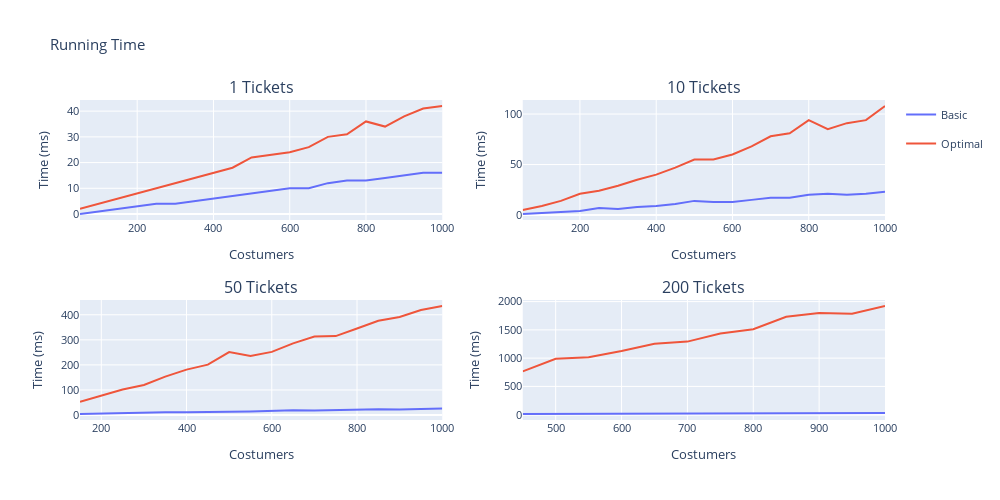

Notebook code for this chart:
### Code cell
# Put the time plots in a 2x2 grid
fig = make_subplots(rows=2, cols=2, subplot_titles=[f'{i} Tickets' for i in results['tickets'].unique()])
fig.update_layout(height=500, width=1000, title_text='Running Time')
fig.update_xaxes(title_text='Costumers')
fig.update_yaxes(title_text='Time (ms)')
fig.update_traces(mode='markers+lines')

# smaller font size
fig.update_layout(font=dict(size=11))


i = 0
for tickets in results['tickets'].unique():
    data = results[results['tickets'] == tickets]
    subfig = px.line(data, x='costumers', y='time', color='algorithm', title=f'Time - {tickets} Tickets')
    subfig.update_layout(showlegend=False)
    subfig.data[0].update(legendgroup='Basic', showlegend=False)
    subfig.data[1].update(legendgroup='Optimal', showlegend=False)

    fig.add_trace(subfig.data[0], row=i//2+1, col=i%2+1)
    fig.add_trace(subfig.data[1], row=i//2+1, col=i%2+1)
    i += 1

# show legends only once
fig.data[0].update(showlegend=True)
fig.data[1].update(showlegend=True)
fig.show()

### Figure 1 — Plotly figure (JSON) as saved in the notebook; plotly's stock layout.template omitted (floating-point values rounded to 4 significant figures)
{"data": [{"hovertemplate": "algorithm=Basic<br>costumers=%{x}<br>time=%{y}<extra></extra>", "legendgroup": "Basic", "line": {"color": "#636efa", "dash": "solid"}, "marker": {"symbol": "circle"}, "mode": "lines", "name": "Basic", "orientation": "v", "showlegend": true, "type": "scatter", "x": [50, 100, 150, 200, 250, 300, 350, 400, 450, 500, 550, 600, 650, 700, 750, 800, 850, 900, 950, 1000], "xaxis": "x", "y": [0, 1, 2, 3, 4, 4, 5, 6, 7, 8, 9, 10, 10, 12, 13, 13, 14, 15, 16, 16], "yaxis": "y"}, {"hovertemplate": "algorithm=Optimal<br>costumers=%{x}<br>time=%{y}<extra></extra>", "legendgroup": "Optimal", "line": {"color": "#EF553B", "dash": "solid"}, "marker": {"symbol": "circle"}, "mode": "lines", "name": "Optimal", "orientation": "v", "showlegend": true, "type": "scatter", "x": [50, 100, 150, 200, 250, 300, 350, 400, 450, 500, 550, 600, 650, 700, 750, 800, 850, 900, 950, 1000], "xaxis": "x", "y": [2, 4, 6, 8, 10, 12, 14, 16, 18, 22, 23, 24, 26, 30, 31, 36, 34, 38, 41, 42], "yaxis": "y"}, {"hovertemplate": "algorithm=Basic<br>costumers=%{x}<br>time=%{y}<extra></extra>", "legendgroup": "Basic", "line": {"color": "#636efa", "dash": "solid"}, "marker": {"symbol": "circle"}, "mode": "lines", "name": "Basic", "orientation": "v", "showlegend": false, "type": "scatter", "x": [50, 100, 150, 200, 250, 300, 350, 400, 450, 500, 550, 600, 650, 700, 750, 800, 850, 900, 950, 1000], "xaxis": "x2", "y": [1, 2, 3, 4, 7, 6, 8, 9, 11, 14, 13, 13, 15, 17, 17, 20, 21, 20, 21, 23], "yaxis": "y2"}, {"hovertemplate": "algorithm=Optimal<br>costumers=%{x}<br>time=%{y}<extra></extra>", "legendgroup": "Optimal", "line": {"color": "#EF553B", "dash": "solid"}, "marker": {"symbol": "circle"}, "mode": "lines", "name": "Optimal", "orientation": "v", "showlegend": false, "type": "scatter", "x": [50, 100, 150, 200, 250, 300, 350, 400, 450, 500, 550, 600, 650, 700, 750, 800, 850, 900, 950, 1000], "xaxis": "x2", "y": [5, 9, 14, 21, 24, 29, 35, 40, 47, 55, 55, 60, 68, 78, 81, 94, 85, 91, 94, 108], "yaxis": "y2"}, {"hovertemplate": "algorithm=Basic<br>costumers=%{x}<br>time=%{y}<extra></extra>", "legendgroup": "Basic", "line": {"color": "#636efa", "dash": "solid"}, "marker": {"symbol": "circle"}, "mode": "lines", "name": "Basic", "orientation": "v", "showlegend": false, "type": "scatter", "x": [150, 200, 250, 300, 350, 400, 450, 500, 550, 600, 650, 700, 750, 800, 850, 900, 950, 1000], "xaxis": "x3", "y": [4, 6, 9, 9, 11, 11, 13, 13, 14, 18, 19, 18, 20, 21, 23, 22, 24, 26], "yaxis": "y3"}, {"hovertemplate": "algorithm=Optimal<br>costumers=%{x}<br>time=%{y}<extra></extra>", "legendgroup": "Optimal", "line": {"color": "#EF553B", "dash": "solid"}, "marker": {"symbol": "circle"}, "mode": "lines", "name": "Optimal", "orientation": "v", "showlegend": false, "type": "scatter", "x": [150, 200, 250, 300, 350, 400, 450, 500, 550, 600, 650, 700, 750, 800, 850, 900, 950, 1000], "xaxis": "x3", "y": [53, 76, 102, 120, 153, 181, 201, 251, 236, 252, 286, 313, 315, 345, 376, 391, 419, 435], "yaxis": "y3"}, {"hovertemplate": "algorithm=Basic<br>costumers=%{x}<br>time=%{y}<extra></extra>", "legendgroup": "Basic", "line": {"color": "#636efa", "dash": "solid"}, "marker": {"symbol": "circle"}, "mode": "lines", "name": "Basic", "orientation": "v", "showlegend": false, "type": "scatter", "x": [450, 500, 550, 600, 650, 700, 750, 800, 850, 900, 950, 1000], "xaxis": "x4", "y": [12, 14, 16, 18, 21, 21, 23, 26, 28, 29, 34, 31], "yaxis": "y4"}, {"hovertemplate": "algorithm=Optimal<br>costumers=%{x}<br>time=%{y}<extra></extra>", "legendgroup": "Optimal", "line": {"color": "#EF553B", "dash": "solid"}, "marker": {"symbol": "circle"}, "mode": "lines", "name": "Optimal", "orientation": "v", "showlegend": false, "type": "scatter", "x": [450, 500, 550, 600, 650, 700, 750, 800, 850, 900, 950, 1000], "xaxis": "x4", "y": [767, 988, 1016, 1126, 1255, 1292, 1437, 1511, 1731, 1797, 1787, 1922], "yaxis": "y4"}], "layout": {"annotations": [{"font": {"size": 16}, "showarrow": false, "text": "1 Tickets", "x": 0.225, "xanchor": "center", "xref": "paper", "y": 1, "yanchor": "bottom", "yref": "paper"}, {"font": {"size": 16}, "showarrow": false, "text": "10 Tickets", "x": 0.775, "xanchor": "center", "xref": "paper", "y": 1, "yanchor": "bottom", "yref": "paper"}, {"font": {"size": 16}, "showarrow": false, "text": "50 Tickets", "x": 0.225, "xanchor": "center", "xref": "paper", "y": 0.375, "yanchor": "bottom", "yref": "paper"}, {"font": {"size": 16}, "showarrow": false, "text": "200 Tickets", "x": 0.775, "xanchor": "center", "xref": "paper", "y": 0.375, "yanchor": "bottom", "yref": "paper"}], "font": {"size": 11}, "height": 500, "title": {"text": "Running Time"}, "width": 1000, "xaxis": {"anchor": "y", "domain": [0, 0.45], "title": {"text": "Costumers"}}, "xaxis2": {"anchor": "y2", "domain": [0.55, 1], "title": {"text": "Costumers"}}, "xaxis3": {"anchor": "y3", "domain": [0, 0.45], "title": {"text": "Costumers"}}, "xaxis4": {"anchor": "y4", "domain": [0.55, 1], "title": {"text": "Costumers"}}, "yaxis": {"anchor": "x", "domain": [0.625, 1], "title": {"text": "Time (ms)"}}, "yaxis2": {"anchor": "x2", "domain": [0.625, 1], "title": {"text": "Time (ms)"}}, "yaxis3": {"anchor": "x3", "domain": [0, 0.375], "title": {"text": "Time (ms)"}}, "yaxis4": {"anchor": "x4", "domain": [0, 0.375], "title": {"text": "Time (ms)"}}}}
